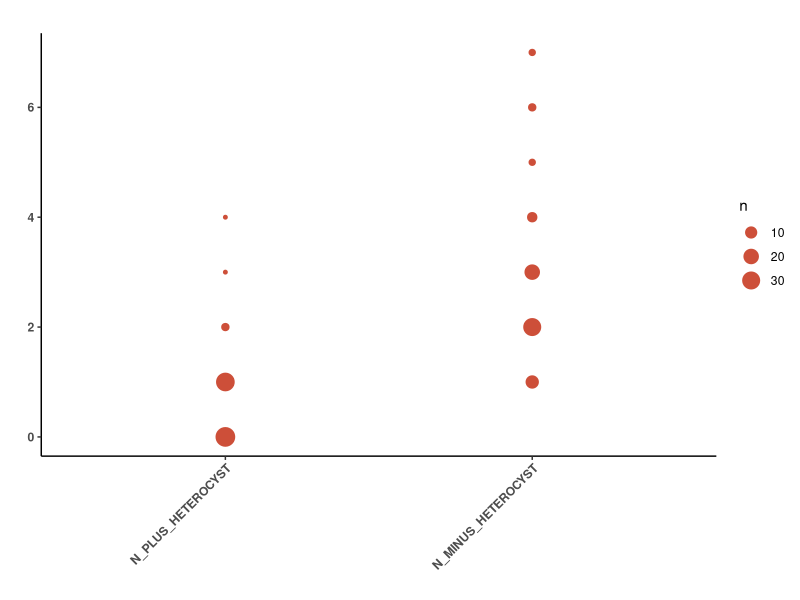
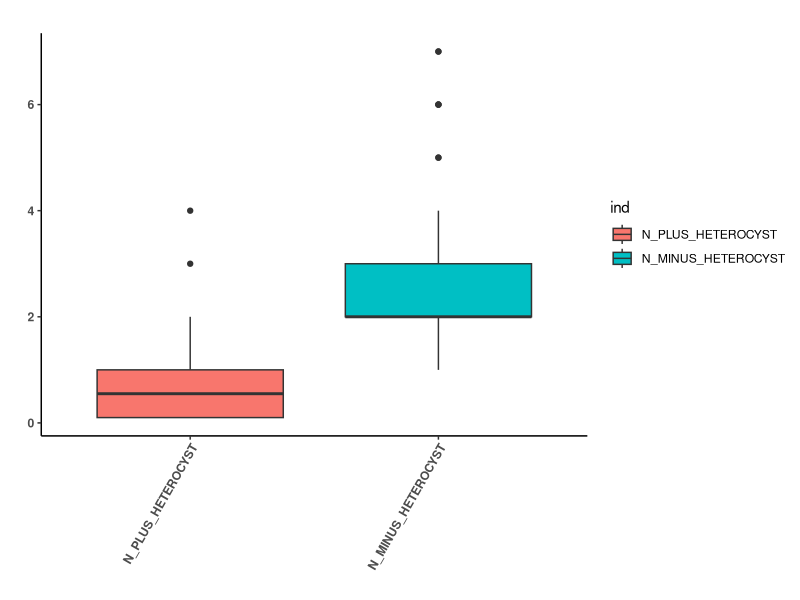
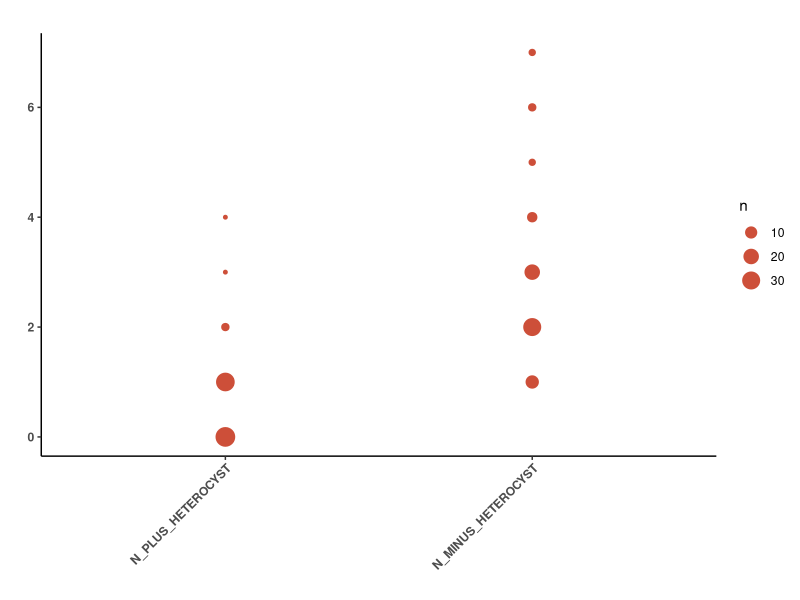
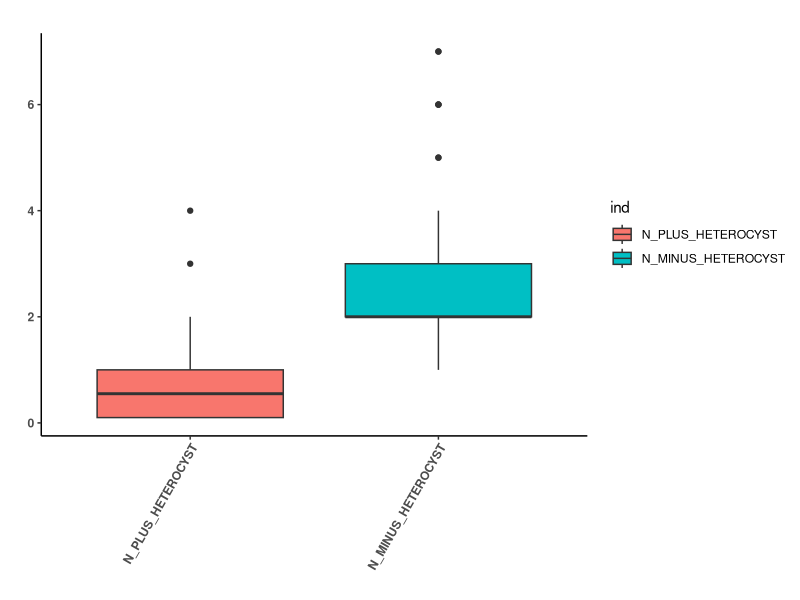

Recreate these plots in R, in order.
car<-read.delim("hetero_count_boxh.tsv")
#car<-read.delim("hetero_count_boxv.tsv")
View(car)
carr<-stack(car)
View(carr)
library(ggplot2)
g <- ggplot(carr, aes(values, ind))
g + geom_count(aes(x=ind, y=values),col="tomato3") + theme_classic()+theme(axis.text.x  = element_text( angle=45,face="bold",hjust = 1),axis.text.y  = element_text(face="bold")) + ylab("")  + xlab("")+ ggtitle("")
ggsave("carbohydrate_count.tiff",units= "mm", width=170, height= 165, dpi=300, compression = 'lzw')

##################################################################################################################################################
# boxplot
carr[carr== 0] <- 0.1
carr<-na.omit(carr)
carbo1<-log2(carr$values)
#carbo1<-(carbo$Count)
carbo2 <-cbind(carr,carbo1)
View(carbo2)
ggplot(carr, aes(x=ind, y=values,fill=ind)) + geom_boxplot() + theme_classic() + theme(axis.text.x  = element_text( angle=60,face="bold",hjust = 1),axis.text.y  = element_text(face="bold")) + ylab("") + xlab("") + ggtitle("")

ggsave("demo.tiff",units= "mm", width=170, height= 140, dpi=300, compression = 'lzw')
